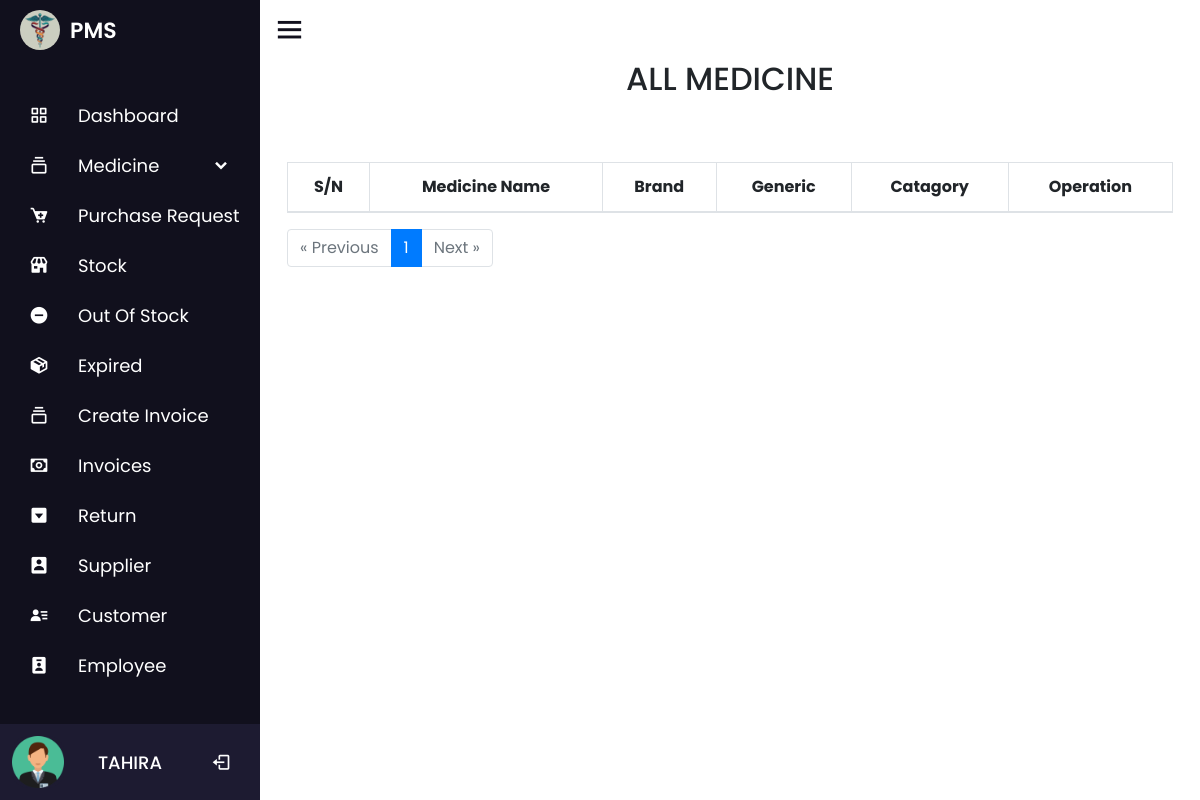
/medicine_details.php (signed in), run on an earlier commit of the app's database.
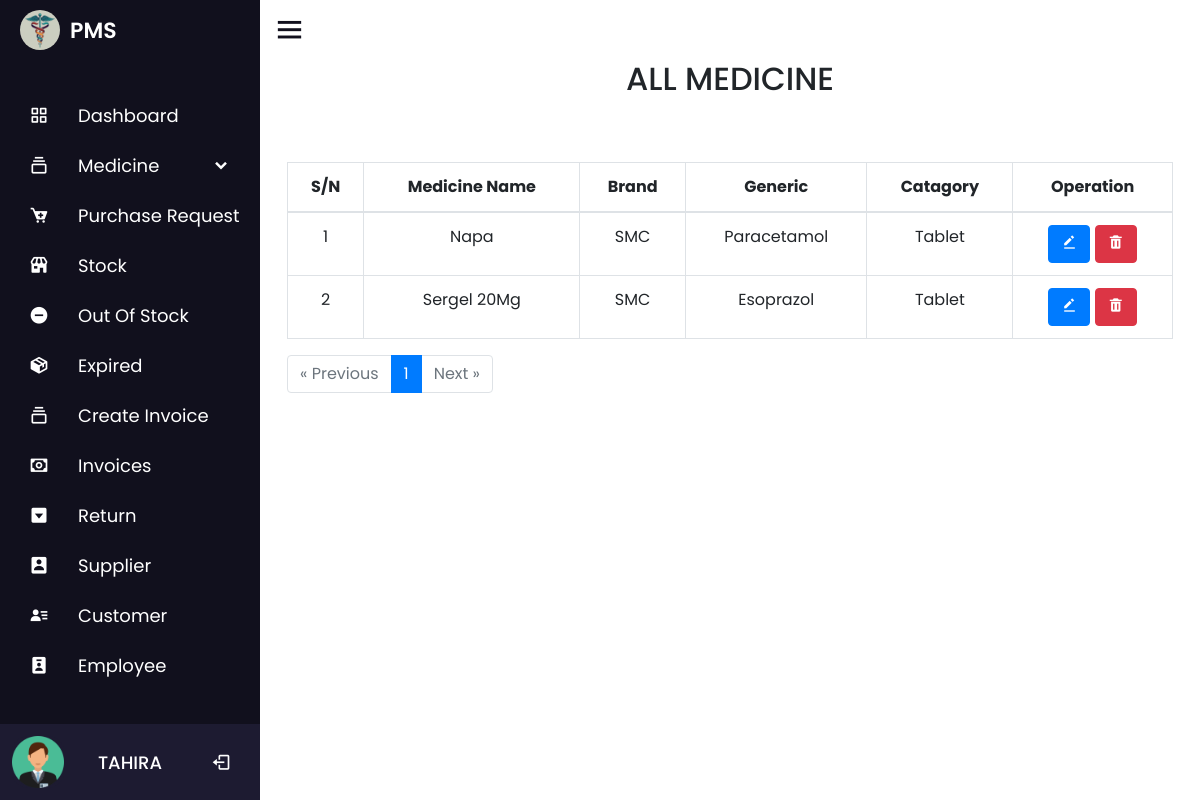
And on a later commit of the database.
### tables this page shows
CREATE TABLE `employee` (
  `id` int(100) NOT NULL COMMENT 'ID',
  `name` varchar(100) NOT NULL COMMENT 'Name',
  `number` int(100) NOT NULL COMMENT 'Number',
  `email` varchar(100) NOT NULL COMMENT 'Email',
  `password` varchar(100) NOT NULL,
  `role` int(10) NOT NULL,
  `date` timestamp NOT NULL DEFAULT current_timestamp()
);

CREATE TABLE `medicine` (
  `medicine_id` int(11) NOT NULL,
  `catagory_id` int(11) NOT NULL,
  `medicine_name` varchar(100) NOT NULL,
  `brand_id` int(100) NOT NULL,
  `generic_id` int(100) NOT NULL,
  `date` timestamp NOT NULL DEFAULT current_timestamp()
);

CREATE TABLE `medicine_brand` (
  `brand_id` int(11) NOT NULL,
  `brand_name` varchar(100) NOT NULL,
  `date` timestamp NOT NULL DEFAULT current_timestamp()
);

CREATE TABLE `medicine_generic` (
  `generic_id` int(11) NOT NULL,
  `generic_name` varchar(100) NOT NULL,
  `date` timestamp NOT NULL DEFAULT current_timestamp()
);

CREATE TABLE `medicine_catagory` (
  `catagory_id` int(11) NOT NULL,
  `catagory_name` varchar(100) NOT NULL,
  `date` timestamp NOT NULL DEFAULT current_timestamp()
);

### medicine_details.php (the view, shortened to what this page needs)
<?php
include 'nav/nav.php';
$results_per_page = 10;
$offset = 0;
if (isset($_GET['page'])) {
    $page = $_GET['page'];
    $offset = ($page - 1) * $results_per_page;
} else {
    $page = 1;
}
$query = "SELECT m.medicine_id, c.catagory_name, m.medicine_name, b.brand_name, g.generic_name FROM medicine m
JOIN medicine_brand b ON m.brand_id = b.brand_id
JOIN medicine_generic g ON m.generic_id = g.generic_id
JOIN medicine_catagory c ON m.catagory_id = c.catagory_id";
$query .= " LIMIT $offset, $results_per_page";
$data = mysqli_query($conn, $query);
$total_results_query = mysqli_query($conn, "SELECT COUNT(*) AS total FROM medicine");
$total_results_row = mysqli_fetch_assoc($total_results_query);
$total_results = $total_results_row['total'];
$total_pages = ceil($total_results / $results_per_page);
?>
<div class="container">
    <div class="title">
        <h2 class="text-center text-uppercase p-2">All Medicine</h2>
        <a href="add_medicine.php"><button class="col-2 btn btn-primary add_button"> Add Medicine</button></a>
    </div>
    <table id="zctb" class="display table table-bordered table-hover text-center" cellspacing="0" width="100%">
        <thead>
            <tr>
                <th>S/N</th>
                <th>Medicine Name</th>
                <th>Brand</th>
                <th>Generic</th>
                <th>Catagory</th>
                <th>Operation</th>
            </tr>
        </thead>
        <tbody>
            <?php
            $c = $offset + 1;
            while ($result = mysqli_fetch_assoc($data)) {
                echo '
            <tr>
                <td>' . $c . '</td>
                <td>' . $result['medicine_name'] . '</td>
                <td>' . $result['brand_name'] . '</td>
                <td>' . $result['generic_name'] . '</td>
                <td>' . $result['catagory_name'] . '</td>
                <td>
                    <a href="medicine_update.php?updateid=' . $result['medicine_id'] . '" class="text-light"><button class="btn btn-primary"><i class="bx bxs-edit-alt"></i></button></a>
                    <a href="medicine_details.php?deleteid=' . $result['medicine_id'] . '" class="text-light"><button class="btn btn-danger"><i class="bx bxs-trash"></i></button></a>
                </td>
            </tr>';
                $c++;
            }
            ?>
        </tbody>
    </table>
    <div class="pagination">
        <ul class="pagination">
            <?php
            if ($page > 1) {
                echo '<li class="page-item"><a class="page-link" href="medicine_details.php?page=' . ($page - 1) . '">&laquo; Previous</a></li>';
            } else {
                echo '<li class="page-item disabled"><span class="page-link">&laquo; Previous</span></li>';
            }
            for ($i = 1; $i <= $total_pages; $i++) {
                if ($i == $page) {
                    echo '<li class="page-item active"><span class="page-link">' . $i . '</span></li>';
                } else {
                    echo '<li class="page-item"><a class="page-link" href="medicine_details.php?page=' . $i . '">' . $i . '</a></li>';
                }
            }
            if ($page < $total_pages) {
                echo '<li class="page-item"><a class="page-link" href="medicine_details.php?page=' . ($page + 1) . '">Next &raquo;</a></li>';
            } else {
                echo '<li class="page-item disabled"><span class="page-link">Next &raquo;</span></li>';
            }
            ?>
        </ul>
    </div>
    <?php
    include 'nav/footer.php';
    ?>

### nav/nav.php (shortened to what this page needs)
<?php
$db = new dbObj();
$conn =  $db->getConnstring();
?>
<!DOCTYPE html>
<html lang="en" dir="ltr">
<head>
  <link rel="stylesheet" href="nav/style.css">
  <link rel="stylesheet" href="css/bootstrap.min.css">
  <link rel="stylesheet" href="https://unicons.iconscout.com/release/v4.0.0/css/line.css">
  <link href='https://unpkg.com/boxicons@2.0.7/css/boxicons.min.css' rel='stylesheet'>
  <link rel="stylesheet" href="https://unicons.iconscout.com/release/v4.0.8/css/line.css">
  <link rel="stylesheet" href="https://cdnjs.cloudflare.com/ajax/libs/font-awesome/4.7.0/css/font-awesome.min.css">
  <link rel="stylesheet" href="//code.jquery.com/ui/1.13.2/themes/base/jquery-ui.css">
</head>
<body>
  <div class="sidebar">
    <div class="logo-details">
      <img src="image/logo.jpg" alt="profileImg" style="height: 40px; width: 40px;     border-radius: 50px; margin-right: 10px; margin-left: 20px;">
      <span class="logo_name">PMS</span>
    </div>
    <?php
        if (isset($_SESSION['admin'])) {
            echo '
            <ul class="nav-links">
            <li>
                <a href="dashboard.php">
                <i class="bx bx-grid-alt"></i>
                <span class="link_name">Dashboard</span>
                </a>
                <ul class="sub-menu blank">
                <li><a class="link_name" href="dashboard.php">Dashboard</a></li>
                </ul>
            </li>
            <li>
                <div class="iocn-link">
                <a href="medicine_details.php">
                    <i class="bx bx-collection"></i>
                    <span class="link_name">Medicine</span>
                </a>
                <i class="bx bxs-chevron-down arrow"></i>
                </div>
                <ul class="sub-menu">
                <li><a class="link_name" href="medicine_details.php">Medicine</a></li>
                <li><a href="catagory.php">Catagory</a></li>
                <li><a href="brand.php">Brand</a></li>
                <li><a href="generic.php">Generic</a></li>
                </ul>
            </li>
            <li>
            <a href="purchase_request.php">
            <i class="bx bxs-cart-add" ></i>
            <span class="link_name">Purchase Request</span>';
        echo '</a>
            <ul class="sub-menu blank">
            <li><a class="link_name" href="purchase_request.php">Purchase Request</a></li>
            </ul>
        </li>
            <li>
            <a href="stock.php">
            <i class="bx bxs-store" ></i>
              <span class="link_name">Stock</span>
            </a>
            <ul class="sub-menu blank">
              <li><a class="link_name" href="stock.php">Stock</a></li>
            </ul>
          </li>
          <li>
            <a href="outofstock.php">
            <i class="bx bxs-minus-circle" ></i>
              <span class="link_name">Out Of Stock</span>';
           echo' </a>
            <ul class="sub-menu blank">
              <li><a class="link_name" href="outofstock.php">Out Of Stock</a></li>
            </ul>
          </li>
          <li>
            <a href="expired.php">
            <i class="bx bxs-package" ></i>
              <span class="link_name">Expired</span>';
           echo' </a>
            <ul class="sub-menu blank">
              <li><a class="link_name" href="expired.php">Out Of Stock</a></li>
            </ul>
          </li>
          <li>
            <div class="iocn-link">
              <a href="add_order.php">
                <i class="bx bx-collection"></i>
                <span class="link_name">Create Invoice</span>
              </a>
            </div>
          </li>
          <li>
            <div class="iocn-link">
              <a href="invoices.php">
              <i class="bx bx-money" ></i>
                <span class="link_name">Invoices</span>
              </a>
            </div>
          </li>
          <li>
            <a href="return.php">
            <i class="bx bxs-caret-down-square" ></i>
              <span class="link_name">Return</span>
            </a>
            <ul class="sub-menu blank">
              <li><a class="link_name" href="return.php">Return</a></li>
            </ul>
          </li>
          <li>
          <a href="supplier.php">
          <i class="bx bxs-user-rectangle" ></i>
            <span class="link_name">Supplier</span>
          </a>
          <ul class="sub-menu blank">
            <li><a class="link_name" href="supplier.php">Customer</a></li>
          </ul>
        </li>
          <li>
          <a href="customer.php">
          <i class="bx bxs-user-detail" ></i>
            <span class="link_name">Customer</span>
          </a>
          <ul class="sub-menu blank">
            <li><a class="link_name" href="customer.php">Customer</a></li>
          </ul>
        </li>
        <li>
          <a href="employee.php">
          <i class="bx bxs-user-badge"></i>
            <span class="link_name">Employee</span>
          </a>
          <ul class="sub-menu blank">
            <li><a class="link_name" href="employee.php">Employee</a></li>
          </ul>
        </li>
          <li>
            ';
        }
        ?>
        <div class="profile-details">
          <div class="profile-content">
            <img src="image/user.png" alt="profileImg">
          </div>
          <div class="name-job">
            <div class="profile_name"><a class="link_name text-white text-uppercase" href="profile.php"><?php
                                      $query = mysqli_query($conn, "SELECT * FROM `employee` WHERE `id`='$_SESSION[eid]'");
                                      $fetch = mysqli_fetch_array($query);
                                      echo $fetch['name'];
                                      ?></a></div>
          </div>
          <a href="logout.php">
            <i class='bx bx-log-out'></i></a>
        </div>
      </li>
    </ul>
  </div>
  <section class="home-section">
    <div class="home-content">
      <i class='bx bx-menu'></i>
    </div>

### nav/footer.php (shortened to what this page needs)
</section>
</body>
</html>

### nav/style.css (style rules this page uses)
* { margin: 0; padding: 0; box-sizing: border-box; font-family: 'Poppins', sans-serif; }
.sidebar { position: fixed; top: 0; left: 0; height: 100%; width: 260px; background: #11101d; z-index: 100; transition: all 0.5s ease; }
.sidebar .logo-details { height: 60px; width: 100%; display: flex; align-items: center; }
.sidebar .logo-details .logo_name { font-size: 22px; color: #fff; font-weight: 600; transition: 0.3s ease; transition-delay: 0.1s; }
.sidebar .nav-links { height: 100%; padding: 30px 0 150px 0; overflow: auto; }
.sidebar .nav-links li { position: relative; list-style: none; transition: all 0.4s ease; }
.sidebar .nav-links li .iocn-link { display: flex; align-items: center; justify-content: space-between; }
.sidebar .nav-links li i { height: 50px; min-width: 78px; text-align: center; line-height: 50px; color: #fff; font-size: 20px; cursor: pointer; transition: all 0.3s ease; }
.sidebar .nav-links li a { display: flex; align-items: center; text-decoration: none; }
.sidebar .nav-links li a .link_name { font-size: 18px; font-weight: 400; color: #fff!important; transition: all 0.4s ease; }
.sidebar .profile-details { position: fixed; bottom: 0; width: 260px; display: flex; align-items: center; justify-content: space-between; background: #1d1b31; padding: 12px 0; transition: all 0.5s ease; }
.sidebar .profile-details .profile-content { display: flex; align-items: center; }
.sidebar .profile-details img { height: 52px; width: 52px; object-fit: cover; border-radius: 16px; margin: 0 14px 0 12px; background: #1d1b31; transition: all 0.5s ease; }
.sidebar .profile-details .profile_name, .sidebar .profile-details .job { color: #fff; font-size: 18px; font-weight: 500; white-space: nowrap; }
.home-section { position: relative; background: #ffffff; height: 100vh; left: 130px; width: calc(100% - 260px); transition: all 0.5s ease; padding: 12px; overflow: auto; }
.home-content { align-items: center; flex-wrap: wrap; }
.home-section .home-content .bx-menu, .home-section .home-content .text { color: #11101d; font-size: 35px; }
.home-section .home-content .bx-menu { cursor: pointer; margin-right: 10px; }
* { margin: 0; padding: 0; box-sizing: border-box; }
body { display: flex; justify-content: center; align-items: center; min-height: 100vh; }

What changed in the data, as far as the page shows it:
added medicine: medicine_name "Napa", brand.brand_name "SMC", generic.generic_name "Paracetamol", catagory.catagory_name "Tablet"
added medicine: medicine_name "Sergel 20Mg", brand.brand_name "SMC", generic.generic_name "Esoprazol", catagory.catagory_name "Tablet"
